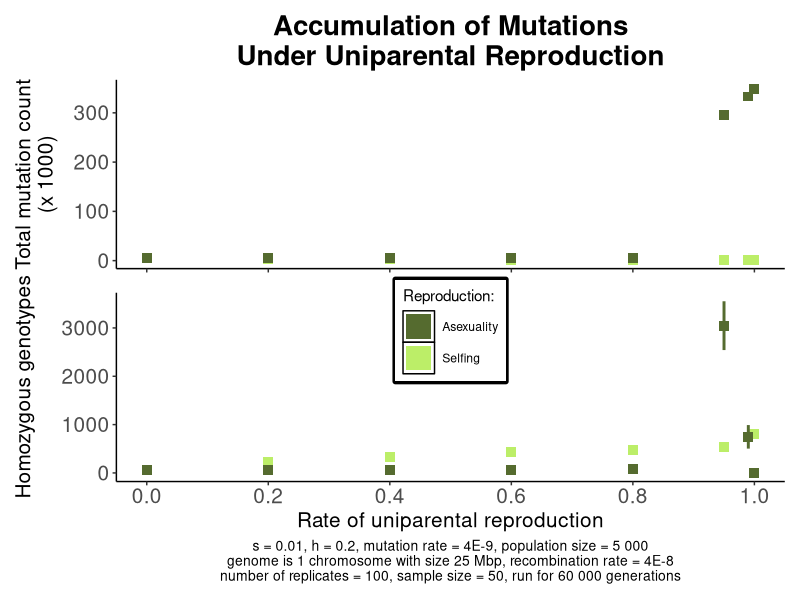
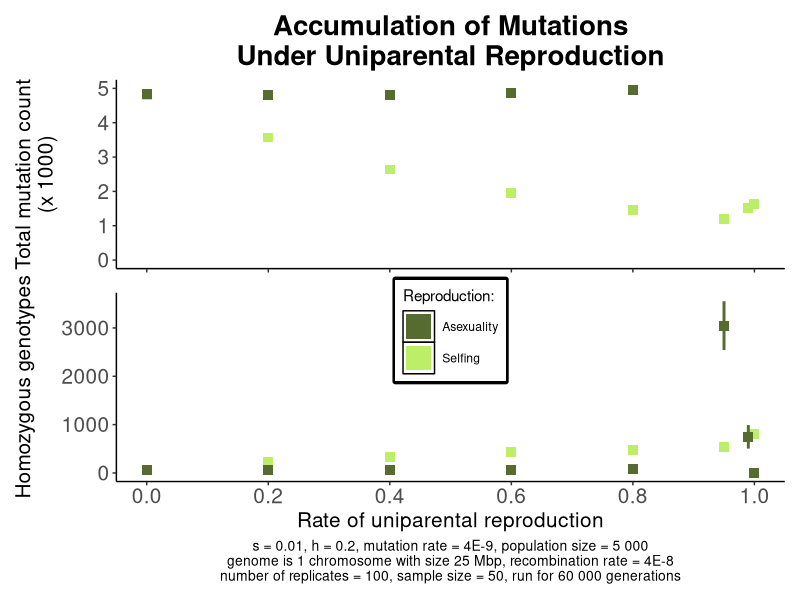
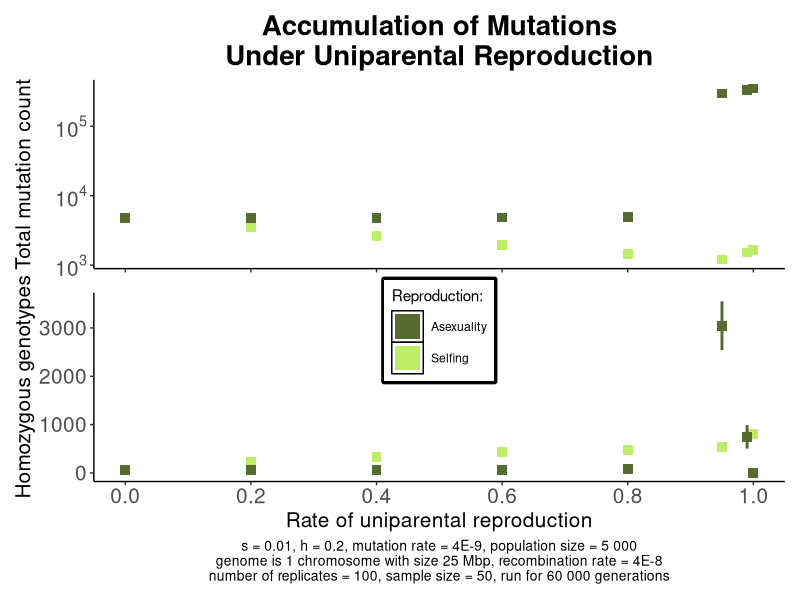

The R script that drew these images, in order:
library(ggplot2)
library(patchwork)
library(dplyr)
library(scales)

replicate_number=100
colours <- c("Selfing"="darkolivegreen2","Asexuality"="darkolivegreen")

Selfing_recessive_load_all <- read.csv("Data_selfing_recessive_load_full_60000.csv")
Selfing_additive_load_all <- read.csv("Data_selfing_additive_load_full_60000.csv")
#Selfing_fixed_mutations_all <- read.csv("Data_selfing_fixed_mutations_full_60000.csv")

Cloning_recessive_load_all <- read.csv("Data_cloning_recessive_load_full_60000.csv")
Cloning_additive_load_all <- read.csv("Data_cloning_additive_load_full_60000.csv")
#Cloning_fixed_mutations_all <- read.csv("Data_cloning_fixed_mutations_full_60000.csv")

for (h_coefficient in c(0.2)) {

filename_rec_selfing <- Selfing_recessive_load_all %>% filter(Dominance_coefficient == h_coefficient)
filename_add_selfing <- Selfing_additive_load_all %>% filter(Dominance_coefficient == h_coefficient)
#filename_fix_selfing <- Selfing_fixed_mutations_all %>% filter(Dominance_coefficient == h_coefficient)

Selfing_rec_max <- filename_rec_selfing$Expected_recessive_load+1.96*filename_rec_selfing$SD_recessive_load/sqrt(replicate_number)
Selfing_rec_min <- filename_rec_selfing$Expected_recessive_load-1.96*filename_rec_selfing$SD_recessive_load/sqrt(replicate_number)

Selfing_add_max <- filename_add_selfing$Expected_additive_load+1.96*filename_add_selfing$SD_additive_load/sqrt(replicate_number)
Selfing_add_min <- filename_add_selfing$Expected_additive_load-1.96*filename_add_selfing$SD_additive_load/sqrt(replicate_number)


filename_rec_cloning <- Cloning_recessive_load_all %>% filter(Dominance_coefficient == h_coefficient)
filename_add_cloning <- Cloning_additive_load_all %>% filter(Dominance_coefficient == h_coefficient)
#filename_fix_cloning <- Cloning_fixed_mutations_all %>% filter(Dominance_coefficient == h_coefficient)


Cloning_rec_max <- filename_rec_cloning$Expected_recessive_load+1.96*filename_rec_cloning$SD_recessive_load/sqrt(replicate_number)
Cloning_rec_min <- filename_rec_cloning$Expected_recessive_load-1.96*filename_rec_cloning$SD_recessive_load/sqrt(replicate_number)

Cloning_add_max <- filename_add_cloning$Expected_additive_load+1.96*filename_add_cloning$SD_additive_load/sqrt(replicate_number)
Cloning_add_min <- filename_add_cloning$Expected_additive_load-1.96*filename_add_cloning$SD_additive_load/sqrt(replicate_number)


Plot_recessive <- ggplot()+
	geom_point(data = filename_rec_selfing, aes(x = Uniparenting_rate, y = Expected_recessive_load, colour="Selfing"), size=3, shape=15)+
	geom_linerange(data = filename_rec_selfing, 
			aes(x=Uniparenting_rate, 
			    ymax=Selfing_rec_max, 
			    ymin=Selfing_rec_min), color="darkolivegreen2", size=1)+
 
	geom_point(data=filename_rec_cloning, aes(x=Uniparenting_rate, y=Expected_recessive_load, colour="Asexuality"), size=3, shape=15)+
	geom_linerange(data=filename_rec_cloning, 
			aes(x=Uniparenting_rate, 
			    ymax=Cloning_rec_max, 
			    ymin=Cloning_rec_min), color="darkolivegreen", size=1)+
	
	labs(y="Homozygous genotypes",
	     x="Rate of uniparental reproduction",
	     colour="Reproduction: ",
	     caption=paste("s = 0.01, h = ", h_coefficient, ", mutation rate = 4E-9, population size = 5 000\ngenome is 1 chromosome with size 25 Mbp, recombination rate = 4E-8\nnumber of replicates = ", replicate_number,", sample size = 50, run for 60 000 generations", sep=""))+
	
	theme(panel.grid.major=element_blank(),
    	      panel.grid.minor=element_blank(),
    	      panel.background=element_blank(),
    	      axis.line = element_line(color="black"),
    	      
	      plot.caption=element_text(size=10, hjust=0.5),
	      plot.subtitle=element_text(size=15, hjust=1, face="bold"), 
	      axis.title.y=element_text(size=15),
	      axis.title.x=element_text(size=15),
	      
	      axis.text.x=element_text(size=15),
	      axis.text.y=element_text(size=15),
	      
	      legend.position=c(0.5, 0.8),
	      legend.key = element_rect(fill = "white"),
	      legend.box.background = element_rect(color="black", size=2))+

	guides(colour = guide_legend(override.aes = list(size = 8)))+
		
	scale_colour_manual(values = colours)+
	scale_x_continuous(breaks=seq(0, 1, 0.2))
		   
Plot_additive <- ggplot()+
	geom_point(data=filename_add_selfing, aes(x=Uniparenting_rate, y=Expected_additive_load/1000), colour="darkolivegreen2", size=3, shape=15)+
	geom_linerange(data=filename_add_selfing, 
			aes(x=Uniparenting_rate, 
			    ymax=Selfing_add_max/1000, 
			    ymin=Selfing_add_min/1000), color="darkolivegreen2", size=1)+
	
	geom_point(data=filename_add_cloning, aes(x=Uniparenting_rate, y=Expected_additive_load/1000), colour="darkolivegreen", size=3, shape=15)+
	geom_linerange(data=filename_add_cloning, 
			aes(x=Uniparenting_rate, 
			    ymax=Cloning_add_max/1000, 
			    ymin=Cloning_add_min/1000), color="darkolivegreen", size=1)+
	
	labs(x="Rate of uniparental reproduction",
	     y="Total mutation count\n(x 1000)",
	     title="Accumulation of Mutations\nUnder Uniparental Reproduction")+
	theme(panel.grid.major=element_blank(),
    	      panel.grid.minor=element_blank(),
    	      panel.background=element_blank(),
    	      axis.line = element_line(color="black"),
    	      
    	      plot.title=element_text(size=20, hjust=0.5, face="bold"),
	      plot.subtitle=element_text(size=15, hjust=1, face="bold"),
	      axis.title.y=element_text(size=15),
	      axis.title.x=element_blank(),
	      
	      axis.text.x=element_text(size=0),
	      axis.text.y=element_text(size=15))+

	guides(colour = guide_legend(override.aes = list(size = 8)))+
		
	scale_colour_manual(values = colours)+
	scale_x_continuous(breaks=seq(0, 1, 0.2))

Plot_additive_2 <- ggplot()+
	geom_point(data=filename_add_selfing, aes(x=Uniparenting_rate, y=Expected_additive_load/1000), colour="darkolivegreen2", size=3, shape=15)+
	geom_linerange(data=filename_add_selfing, 
			aes(x=Uniparenting_rate, 
			    ymax=Selfing_add_max/1000, 
			    ymin=Selfing_add_min/1000), color="darkolivegreen2", size=1)+
	
	geom_point(data=filename_add_cloning, aes(x=Uniparenting_rate, y=Expected_additive_load/1000), colour="darkolivegreen", size=3, shape=15)+
	geom_linerange(data=filename_add_cloning, 
			aes(x=Uniparenting_rate, 
			    ymax=Cloning_add_max/1000, 
			    ymin=Cloning_add_min/1000), color="darkolivegreen", size=1)+
	
	labs(x="Rate of uniparental reproduction",
	     y="Total mutation count\n(x 1000)",
	     title="Accumulation of Mutations\nUnder Uniparental Reproduction")+
	     
	theme(panel.grid.major=element_blank(),
    	      panel.grid.minor=element_blank(),
    	      panel.background=element_blank(),
    	      axis.line = element_line(color="black"),
    	      
    	      plot.title=element_text(size=20, hjust=0.5, face="bold"),
	      plot.subtitle=element_text(size=15, hjust=1, face="bold"),
	      axis.title.y=element_text(size=15),
	      axis.title.x=element_blank(),
	      
	      axis.text.x=element_text(size=0),
	      axis.text.y=element_text(size=15))+

	guides(colour = guide_legend(override.aes = list(size = 8)))+
		
	scale_colour_manual(values = colours)+
	scale_x_continuous(breaks=seq(0, 1, 0.2))+
	scale_y_continuous(limits=c(0, 5))
	
Plot_additive_log <- ggplot()+
	geom_point(data=filename_add_selfing, aes(x=Uniparenting_rate, y=Expected_additive_load), colour="darkolivegreen2", size=3, shape=15)+
	geom_linerange(data=filename_add_selfing, 
			aes(x=Uniparenting_rate, 
			    ymax=Selfing_add_max, 
			    ymin=Selfing_add_min), color="darkolivegreen2", size=1)+
	
	geom_point(data=filename_add_cloning, aes(x=Uniparenting_rate, y=Expected_additive_load), colour="darkolivegreen", size=3, shape=15)+
	geom_linerange(data=filename_add_cloning, 
			aes(x=Uniparenting_rate, 
			    ymax=Cloning_add_max, 
			    ymin=Cloning_add_min), color="darkolivegreen", size=1)+
	
	labs(x="Rate of uniparental reproduction",
	     y="Total mutation count",
	     title="Accumulation of Mutations\nUnder Uniparental Reproduction")+
	     
	theme(panel.grid.major=element_blank(),
    	      panel.grid.minor=element_blank(),
    	      panel.background=element_blank(),
    	      axis.line = element_line(color="black"),
    	      
    	      plot.title=element_text(size=20, hjust=0.5, face="bold"),
	      plot.subtitle=element_text(size=15, hjust=1, face="bold"),
	      axis.title.y=element_text(size=15),
	      axis.title.x=element_blank(),
	      
	      axis.text.x=element_text(size=0),
	      axis.text.y=element_text(size=15))+

	guides(colour = guide_legend(override.aes = list(size = 8)))+
		
	scale_colour_manual(values = colours)+
	scale_x_continuous(breaks=seq(0, 1, 0.2))+
	scale_y_log10(breaks = 10**c(3,4,5),
                labels = trans_format("log10", math_format(10^.x)))

Plot <- Plot_additive/Plot_recessive
Plot_2 <- Plot_additive_2/Plot_recessive
Plot_3 <- Plot_additive_log/Plot_recessive

plot_name <- paste("Figure_Mutation_accumulation_selfing_vs_cloning_", h_coefficient, "_full_60000.png",sep="")
ggsave(filename=plot_name,
	plot=Plot,
	dpi=600)

plot_name_2 <- paste("Figure_Mutation_accumulation_selfing_vs_cloning_", h_coefficient, "v2_full_60000.png",sep="")
ggsave(filename=plot_name_2,
	plot=Plot_2,
	dpi=600)

plot_name_log <- paste("Figure_Mutation_accumulation_selfing_vs_cloning_", h_coefficient, "v3_full_60000.png",sep="")
ggsave(filename=plot_name_log,
	plot=Plot_3,
	dpi=600)
}
